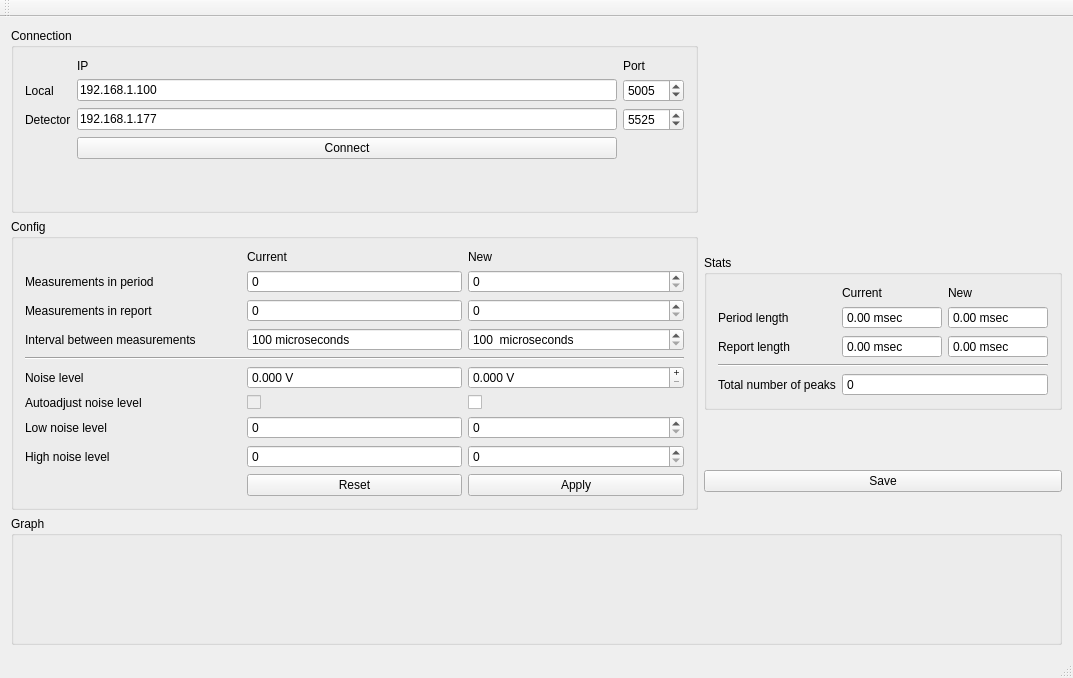
<?xml version="1.0" encoding="UTF-8"?>
<ui version="4.0">
 <class>MainWindow</class>
 <widget class="QMainWindow" name="MainWindow">
  <property name="geometry">
   <rect>
    <x>0</x>
    <y>0</y>
    <width>1073</width>
    <height>678</height>
   </rect>
  </property>
  <property name="windowTitle">
   <string>MainWindow</string>
  </property>
  <widget class="QWidget" name="centralWidget">
   <layout class="QGridLayout" name="gridLayout">
    <item row="0" column="0">
     <widget class="QGroupBox" name="groupConnection">
      <property name="title">
       <string>Connection</string>
      </property>
      <layout class="QGridLayout" name="gridLayout_2">
       <item row="0" column="3">
        <widget class="QLabel" name="label_2">
         <property name="text">
          <string>Port</string>
         </property>
        </widget>
       </item>
       <item row="1" column="2">
        <widget class="QLineEdit" name="lineIPLocal">
         <property name="text">
          <string>192.168.1.100</string>
         </property>
        </widget>
       </item>
       <item row="2" column="3">
        <widget class="QSpinBox" name="spinPortDetector">
         <property name="maximum">
          <number>65535</number>
         </property>
         <property name="value">
          <number>5525</number>
         </property>
        </widget>
       </item>
       <item row="2" column="0">
        <widget class="QLabel" name="label_4">
         <property name="text">
          <string>Detector</string>
         </property>
        </widget>
       </item>
       <item row="0" column="2">
        <widget class="QLabel" name="label">
         <property name="text">
          <string>IP</string>
         </property>
        </widget>
       </item>
       <item row="1" column="0">
        <widget class="QLabel" name="label_3">
         <property name="text">
          <string>Local</string>
         </property>
        </widget>
       </item>
       <item row="1" column="3">
        <widget class="QSpinBox" name="spinPortLocal">
         <property name="maximum">
          <number>65535</number>
         </property>
         <property name="value">
          <number>5005</number>
         </property>
        </widget>
       </item>
       <item row="2" column="2">
        <widget class="QLineEdit" name="lineIPDetector">
         <property name="text">
          <string>192.168.1.177</string>
         </property>
        </widget>
       </item>
       <item row="3" column="2">
        <widget class="QPushButton" name="pushConnect">
         <property name="text">
          <string>Connect</string>
         </property>
        </widget>
       </item>
       <item row="4" column="2">
        <spacer name="verticalSpacer">
         <property name="orientation">
          <enum>Qt::Vertical</enum>
         </property>
         <property name="sizeHint" stdset="0">
          <size>
           <width>20</width>
           <height>40</height>
          </size>
         </property>
        </spacer>
       </item>
      </layout>
     </widget>
    </item>
    <item row="1" column="1">
     <widget class="QGroupBox" name="groupStats">
      <property name="sizePolicy">
       <sizepolicy hsizetype="Preferred" vsizetype="Maximum">
        <horstretch>0</horstretch>
        <verstretch>0</verstretch>
       </sizepolicy>
      </property>
      <property name="title">
       <string>Stats</string>
      </property>
      <layout class="QGridLayout" name="gridLayout_4">
       <item row="1" column="1">
        <widget class="QLabel" name="label_14">
         <property name="text">
          <string>Period length</string>
         </property>
        </widget>
       </item>
       <item row="0" column="2">
        <widget class="QLabel" name="label_16">
         <property name="text">
          <string>Current</string>
         </property>
        </widget>
       </item>
       <item row="0" column="3">
        <widget class="QLabel" name="label_17">
         <property name="text">
          <string>New</string>
         </property>
        </widget>
       </item>
       <item row="2" column="2">
        <widget class="QDoubleSpinBox" name="spinRepLenCur">
         <property name="readOnly">
          <bool>true</bool>
         </property>
         <property name="buttonSymbols">
          <enum>QAbstractSpinBox::NoButtons</enum>
         </property>
         <property name="suffix">
          <string> msec</string>
         </property>
         <property name="maximum">
          <double>10000000.000000000000000</double>
         </property>
        </widget>
       </item>
       <item row="1" column="2">
        <widget class="QDoubleSpinBox" name="spinPerLenCur">
         <property name="readOnly">
          <bool>true</bool>
         </property>
         <property name="buttonSymbols">
          <enum>QAbstractSpinBox::NoButtons</enum>
         </property>
         <property name="suffix">
          <string> msec</string>
         </property>
         <property name="maximum">
          <double>10000000.000000000000000</double>
         </property>
        </widget>
       </item>
       <item row="2" column="1">
        <widget class="QLabel" name="label_15">
         <property name="text">
          <string>Report length</string>
         </property>
        </widget>
       </item>
       <item row="1" column="3">
        <widget class="QDoubleSpinBox" name="spinPerLenNew">
         <property name="readOnly">
          <bool>true</bool>
         </property>
         <property name="buttonSymbols">
          <enum>QAbstractSpinBox::NoButtons</enum>
         </property>
         <property name="suffix">
          <string> msec</string>
         </property>
         <property name="maximum">
          <double>10000000.000000000000000</double>
         </property>
        </widget>
       </item>
       <item row="2" column="3">
        <widget class="QDoubleSpinBox" name="spinRepLenNew">
         <property name="readOnly">
          <bool>true</bool>
         </property>
         <property name="buttonSymbols">
          <enum>QAbstractSpinBox::NoButtons</enum>
         </property>
         <property name="suffix">
          <string> msec</string>
         </property>
         <property name="maximum">
          <double>10000000.000000000000000</double>
         </property>
        </widget>
       </item>
       <item row="4" column="1">
        <widget class="QLabel" name="label_18">
         <property name="text">
          <string>Total number of peaks</string>
         </property>
        </widget>
       </item>
       <item row="3" column="1" colspan="3">
        <widget class="Line" name="line_2">
         <property name="orientation">
          <enum>Qt::Horizontal</enum>
         </property>
        </widget>
       </item>
       <item row="4" column="2" colspan="2">
        <widget class="QSpinBox" name="spinTotalPeaks">
         <property name="readOnly">
          <bool>true</bool>
         </property>
         <property name="buttonSymbols">
          <enum>QAbstractSpinBox::NoButtons</enum>
         </property>
         <property name="maximum">
          <number>10000000</number>
         </property>
        </widget>
       </item>
      </layout>
     </widget>
    </item>
    <item row="2" column="1">
     <widget class="QPushButton" name="saveButton">
      <property name="text">
       <string>Save</string>
      </property>
     </widget>
    </item>
    <item row="3" column="0" colspan="2">
     <widget class="QGroupBox" name="groupPlot">
      <property name="sizePolicy">
       <sizepolicy hsizetype="Preferred" vsizetype="MinimumExpanding">
        <horstretch>0</horstretch>
        <verstretch>0</verstretch>
       </sizepolicy>
      </property>
      <property name="title">
       <string>Graph</string>
      </property>
      <layout class="QGridLayout" name="gridLayout_5">
       <item row="0" column="0">
        <widget class="QCustomPlot" name="plot" native="true">
         <property name="sizePolicy">
          <sizepolicy hsizetype="Preferred" vsizetype="MinimumExpanding">
           <horstretch>0</horstretch>
           <verstretch>0</verstretch>
          </sizepolicy>
         </property>
        </widget>
       </item>
      </layout>
     </widget>
    </item>
    <item row="1" column="0" rowspan="2">
     <widget class="QGroupBox" name="groupConfig">
      <property name="sizePolicy">
       <sizepolicy hsizetype="Preferred" vsizetype="Maximum">
        <horstretch>0</horstretch>
        <verstretch>0</verstretch>
       </sizepolicy>
      </property>
      <property name="title">
       <string>Config</string>
      </property>
      <layout class="QGridLayout" name="gridLayout_3">
       <item row="1" column="2">
        <widget class="QSpinBox" name="spinMIPNew">
         <property name="maximum">
          <number>1000000</number>
         </property>
        </widget>
       </item>
       <item row="5" column="1">
        <widget class="QDoubleSpinBox" name="spinNoiseCur">
         <property name="readOnly">
          <bool>true</bool>
         </property>
         <property name="buttonSymbols">
          <enum>QAbstractSpinBox::NoButtons</enum>
         </property>
         <property name="prefix">
          <string/>
         </property>
         <property name="suffix">
          <string> V</string>
         </property>
         <property name="decimals">
          <number>3</number>
         </property>
         <property name="maximum">
          <double>3.000000000000000</double>
         </property>
         <property name="singleStep">
          <double>0.001000000000000</double>
         </property>
        </widget>
       </item>
       <item row="3" column="2">
        <widget class="QSpinBox" name="spinMIntNew">
         <property name="suffix">
          <string>  microseconds</string>
         </property>
         <property name="minimum">
          <number>100</number>
         </property>
         <property name="maximum">
          <number>10000</number>
         </property>
        </widget>
       </item>
       <item row="1" column="1">
        <widget class="QSpinBox" name="spinMIPCur">
         <property name="readOnly">
          <bool>true</bool>
         </property>
         <property name="buttonSymbols">
          <enum>QAbstractSpinBox::NoButtons</enum>
         </property>
         <property name="maximum">
          <number>1000000</number>
         </property>
        </widget>
       </item>
       <item row="0" column="1">
        <widget class="QLabel" name="label_8">
         <property name="text">
          <string>Current</string>
         </property>
        </widget>
       </item>
       <item row="5" column="0">
        <widget class="QLabel" name="label_10">
         <property name="text">
          <string>Noise level</string>
         </property>
        </widget>
       </item>
       <item row="0" column="2">
        <widget class="QLabel" name="label_9">
         <property name="text">
          <string>New</string>
         </property>
        </widget>
       </item>
       <item row="6" column="0">
        <widget class="QLabel" name="label_11">
         <property name="text">
          <string>Autoadjust noise level</string>
         </property>
        </widget>
       </item>
       <item row="8" column="2">
        <widget class="QSpinBox" name="spinHNLNew">
         <property name="maximum">
          <number>1000000</number>
         </property>
        </widget>
       </item>
       <item row="9" column="2">
        <widget class="QPushButton" name="pushApply">
         <property name="text">
          <string>Apply</string>
         </property>
        </widget>
       </item>
       <item row="5" column="2">
        <widget class="QDoubleSpinBox" name="spinNoiseNew">
         <property name="buttonSymbols">
          <enum>QAbstractSpinBox::PlusMinus</enum>
         </property>
         <property name="suffix">
          <string> V</string>
         </property>
         <property name="decimals">
          <number>3</number>
         </property>
         <property name="maximum">
          <double>3.000000000000000</double>
         </property>
         <property name="singleStep">
          <double>0.001000000000000</double>
         </property>
        </widget>
       </item>
       <item row="7" column="2">
        <widget class="QSpinBox" name="spinLNLNew">
         <property name="maximum">
          <number>1000000</number>
         </property>
        </widget>
       </item>
       <item row="6" column="2">
        <widget class="QCheckBox" name="checkNoiseNew">
         <property name="text">
          <string/>
         </property>
        </widget>
       </item>
       <item row="1" column="0">
        <widget class="QLabel" name="label_5">
         <property name="text">
          <string>Measurements in period</string>
         </property>
        </widget>
       </item>
       <item row="2" column="1">
        <widget class="QSpinBox" name="spinMIRCur">
         <property name="readOnly">
          <bool>true</bool>
         </property>
         <property name="buttonSymbols">
          <enum>QAbstractSpinBox::NoButtons</enum>
         </property>
         <property name="maximum">
          <number>1000000</number>
         </property>
        </widget>
       </item>
       <item row="8" column="0">
        <widget class="QLabel" name="label_13">
         <property name="text">
          <string>High noise level</string>
         </property>
        </widget>
       </item>
       <item row="2" column="2">
        <widget class="QSpinBox" name="spinMIRNew">
         <property name="maximum">
          <number>1000000</number>
         </property>
        </widget>
       </item>
       <item row="7" column="0">
        <widget class="QLabel" name="label_12">
         <property name="text">
          <string>Low noise level</string>
         </property>
        </widget>
       </item>
       <item row="9" column="1">
        <widget class="QPushButton" name="pushReset">
         <property name="text">
          <string>Reset</string>
         </property>
        </widget>
       </item>
       <item row="3" column="1">
        <widget class="QSpinBox" name="spinMIntCur">
         <property name="readOnly">
          <bool>true</bool>
         </property>
         <property name="buttonSymbols">
          <enum>QAbstractSpinBox::NoButtons</enum>
         </property>
         <property name="suffix">
          <string> microseconds</string>
         </property>
         <property name="minimum">
          <number>100</number>
         </property>
         <property name="maximum">
          <number>10000</number>
         </property>
        </widget>
       </item>
       <item row="3" column="0">
        <widget class="QLabel" name="label_7">
         <property name="text">
          <string>Interval between measurements</string>
         </property>
        </widget>
       </item>
       <item row="4" column="0" colspan="3">
        <widget class="Line" name="line">
         <property name="orientation">
          <enum>Qt::Horizontal</enum>
         </property>
        </widget>
       </item>
       <item row="2" column="0">
        <widget class="QLabel" name="label_6">
         <property name="text">
          <string>Measurements in report</string>
         </property>
        </widget>
       </item>
       <item row="6" column="1">
        <widget class="QCheckBox" name="checkNoiseCur">
         <property name="enabled">
          <bool>false</bool>
         </property>
         <property name="text">
          <string/>
         </property>
        </widget>
       </item>
       <item row="7" column="1">
        <widget class="QSpinBox" name="spinLNLCur">
         <property name="readOnly">
          <bool>true</bool>
         </property>
         <property name="buttonSymbols">
          <enum>QAbstractSpinBox::NoButtons</enum>
         </property>
         <property name="maximum">
          <number>1000000</number>
         </property>
        </widget>
       </item>
       <item row="8" column="1">
        <widget class="QSpinBox" name="spinHNLCur">
         <property name="readOnly">
          <bool>true</bool>
         </property>
         <property name="buttonSymbols">
          <enum>QAbstractSpinBox::NoButtons</enum>
         </property>
         <property name="maximum">
          <number>1000000</number>
         </property>
        </widget>
       </item>
      </layout>
     </widget>
    </item>
   </layout>
  </widget>
  <widget class="QMenuBar" name="menuBar">
   <property name="geometry">
    <rect>
     <x>0</x>
     <y>0</y>
     <width>1073</width>
     <height>22</height>
    </rect>
   </property>
  </widget>
  <widget class="QToolBar" name="mainToolBar">
   <attribute name="toolBarArea">
    <enum>TopToolBarArea</enum>
   </attribute>
   <attribute name="toolBarBreak">
    <bool>false</bool>
   </attribute>
  </widget>
  <widget class="QStatusBar" name="statusBar"/>
 </widget>
 <layoutdefault spacing="6" margin="11"/>
 <customwidgets>
  <customwidget>
   <class>QCustomPlot</class>
   <extends>QWidget</extends>
   <header>qcustomplot.h</header>
   <container>1</container>
  </customwidget>
 </customwidgets>
 <resources/>
 <connections/>
</ui>
